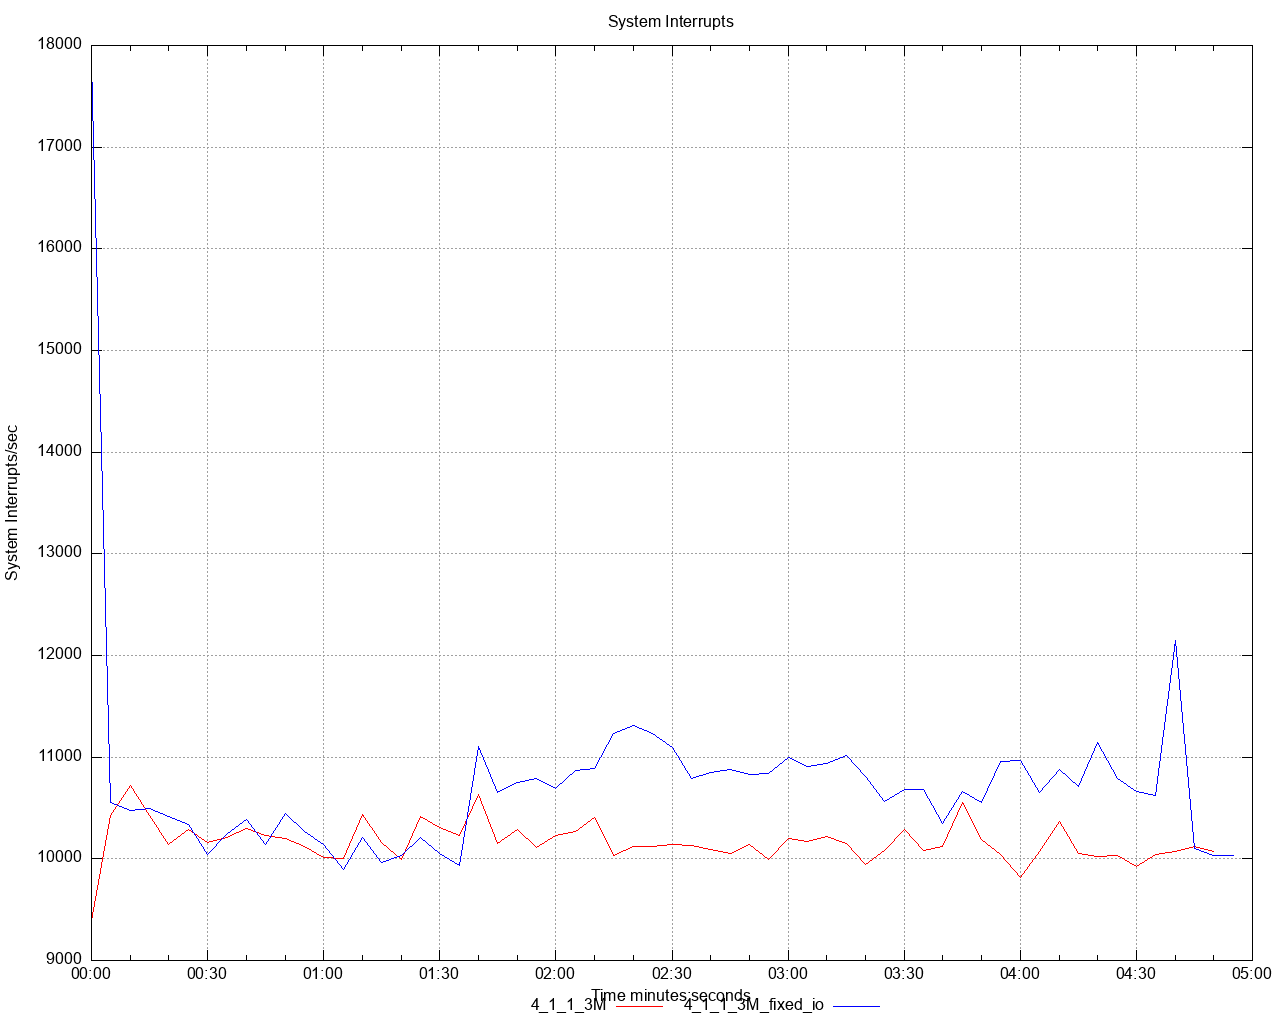

Write the gnuplot code that produced this figure.
set title 'System Interrupts' noenhanced
set style data lines
set datafile separator ","
set terminal png size 1280,1024
set grid
set key below
set xdata time
set timefmt "%s"
offset = 0
t0(x)=(offset=($0==0) ? x : offset, x - offset)
set xlabel 'Time minutes:seconds'
set ylabel 'System Interrupts/sec'
set output '/Users/ahmet.mircik/simulator/tests/report_3M_rate_limit_fixed_io_3_11/dstat/system_interrupts_A3.png'
plot \
   '/Users/ahmet.mircik/simulator/tests/report_3M_rate_limit_fixed_io_3_11/data/system_interrupts_A3_1.data' using (t0(timecolumn(1))):2 title "3_11_4_3M" noenhanced lt rgb "red", \
   '/Users/ahmet.mircik/simulator/tests/report_3M_rate_limit_fixed_io_3_11/data/system_interrupts_A3_2.data' using (t0(timecolumn(1))):2 title "4_1_1_3M_fixed_io" noenhanced lt rgb "blue", \
